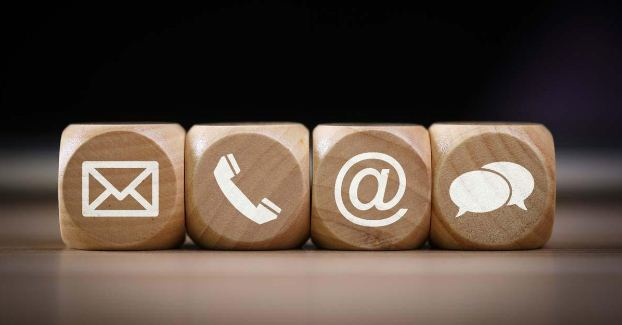
#> input picture 3.JPG, 622 x 325 px
$ python 'resiza and crop.py'
#> lines starting #> are read from the running program, lines starting #| are printed output that depends on the picture
import cv2
import numpy as np

img = cv2.imread("3.JPG")
#> img is the input picture: shape (325, 622, 3); mean B, G, R 65.8, 75.9, 90.8
print(img.shape)
#| (325, 622, 3)

imgresiza = cv2.resize(img, (200, 400))
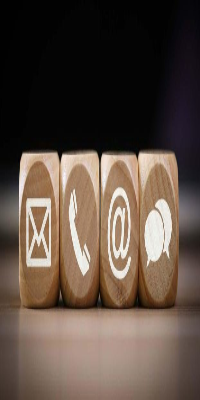
#> imgresiza: shape (400, 200, 3); mean B, G, R 65.7, 75.9, 90.7
imgcrop = img[0:150, 200:400]
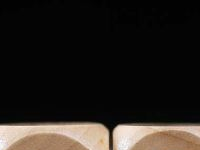
#> imgcrop: shape (150, 200, 3); mean B, G, R 28.1, 32.2, 36.9

cv2.imshow("image", img)
cv2.imshow("resiza", imgresiza)
cv2.imshow("crop", imgcrop)


cv2.waitKey(0)
